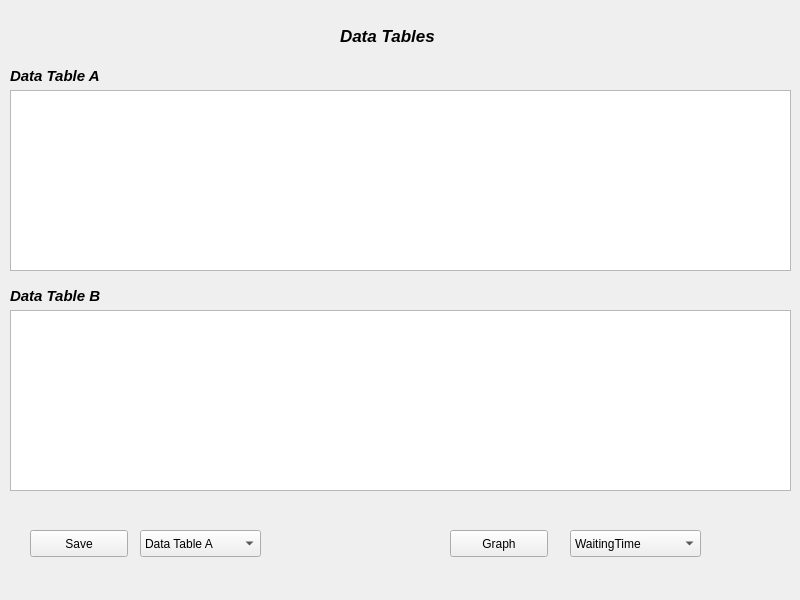
<?xml version="1.0" encoding="UTF-8"?>
<ui version="4.0">
 <class>DataWindow</class>
 <widget class="QMainWindow" name="DataWindow">
  <property name="geometry">
   <rect>
    <x>0</x>
    <y>0</y>
    <width>800</width>
    <height>600</height>
   </rect>
  </property>
  <property name="windowTitle">
   <string>MainWindow</string>
  </property>
  <widget class="QWidget" name="centralwidget">
   <widget class="QLabel" name="labelBackg">
    <property name="geometry">
     <rect>
      <x>-210</x>
      <y>-70</y>
      <width>1011</width>
      <height>651</height>
     </rect>
    </property>
    <property name="focusPolicy">
     <enum>Qt::NoFocus</enum>
    </property>
    <property name="text">
     <string/>
    </property>
    <property name="pixmap">
     <pixmap resource="images.qrc">:/images/images/wall.jpg</pixmap>
    </property>
    <property name="scaledContents">
     <bool>true</bool>
    </property>
   </widget>
   <widget class="QTableView" name="qtableA">
    <property name="geometry">
     <rect>
      <x>10</x>
      <y>90</y>
      <width>781</width>
      <height>181</height>
     </rect>
    </property>
    <attribute name="horizontalHeaderCascadingSectionResizes">
     <bool>false</bool>
    </attribute>
   </widget>
   <widget class="QTableView" name="qtableB">
    <property name="geometry">
     <rect>
      <x>10</x>
      <y>310</y>
      <width>781</width>
      <height>181</height>
     </rect>
    </property>
   </widget>
   <widget class="QPushButton" name="pButtonGraph">
    <property name="geometry">
     <rect>
      <x>450</x>
      <y>530</y>
      <width>98</width>
      <height>27</height>
     </rect>
    </property>
    <property name="text">
     <string>Graph</string>
    </property>
   </widget>
   <widget class="QComboBox" name="cboxGraph">
    <property name="geometry">
     <rect>
      <x>570</x>
      <y>530</y>
      <width>131</width>
      <height>27</height>
     </rect>
    </property>
    <item>
     <property name="text">
      <string>WaitingTime</string>
     </property>
    </item>
    <item>
     <property name="text">
      <string>UsedTime</string>
     </property>
    </item>
    <item>
     <property name="text">
      <string>TurnaroundTime</string>
     </property>
    </item>
   </widget>
   <widget class="QLabel" name="labelTitulo">
    <property name="geometry">
     <rect>
      <x>340</x>
      <y>20</y>
      <width>111</width>
      <height>31</height>
     </rect>
    </property>
    <property name="font">
     <font>
      <pointsize>13</pointsize>
      <weight>75</weight>
      <italic>true</italic>
      <bold>true</bold>
     </font>
    </property>
    <property name="text">
     <string>Data Tables</string>
    </property>
   </widget>
   <widget class="QPushButton" name="pushButton">
    <property name="geometry">
     <rect>
      <x>30</x>
      <y>530</y>
      <width>98</width>
      <height>27</height>
     </rect>
    </property>
    <property name="text">
     <string>Save</string>
    </property>
   </widget>
   <widget class="QLabel" name="labelTitulo_2">
    <property name="geometry">
     <rect>
      <x>10</x>
      <y>60</y>
      <width>111</width>
      <height>31</height>
     </rect>
    </property>
    <property name="font">
     <font>
      <pointsize>11</pointsize>
      <weight>75</weight>
      <italic>true</italic>
      <bold>true</bold>
     </font>
    </property>
    <property name="text">
     <string>Data Table A</string>
    </property>
   </widget>
   <widget class="QLabel" name="labelTitulo_3">
    <property name="geometry">
     <rect>
      <x>10</x>
      <y>280</y>
      <width>111</width>
      <height>31</height>
     </rect>
    </property>
    <property name="font">
     <font>
      <pointsize>11</pointsize>
      <weight>75</weight>
      <italic>true</italic>
      <bold>true</bold>
     </font>
    </property>
    <property name="text">
     <string>Data Table B</string>
    </property>
   </widget>
   <widget class="QComboBox" name="comboBox">
    <property name="geometry">
     <rect>
      <x>140</x>
      <y>530</y>
      <width>121</width>
      <height>27</height>
     </rect>
    </property>
    <item>
     <property name="text">
      <string>Data Table A</string>
     </property>
    </item>
    <item>
     <property name="text">
      <string>Data Table B</string>
     </property>
    </item>
    <item>
     <property name="text">
      <string>All Data</string>
     </property>
    </item>
   </widget>
  </widget>
  <widget class="QMenuBar" name="menubar">
   <property name="geometry">
    <rect>
     <x>0</x>
     <y>0</y>
     <width>800</width>
     <height>25</height>
    </rect>
   </property>
  </widget>
 </widget>
 <resources>
  <include location="images.qrc"/>
 </resources>
 <connections/>
</ui>
